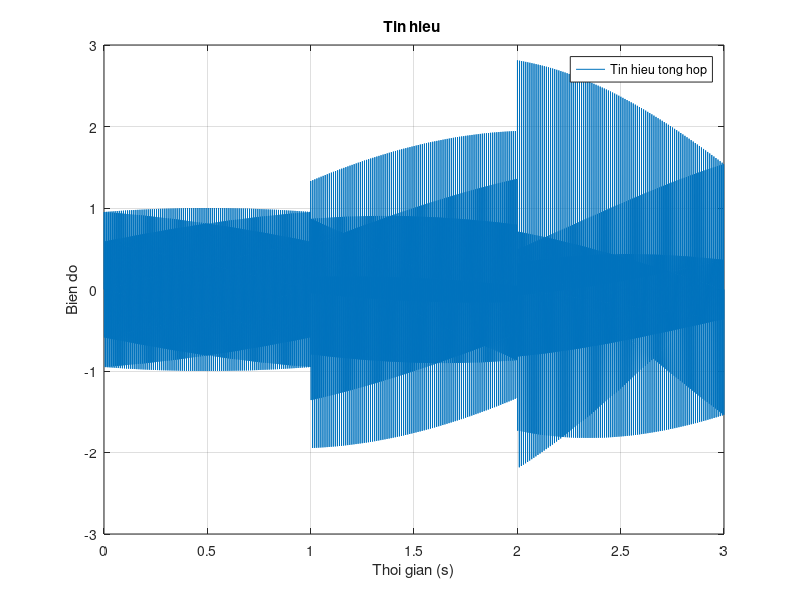

This figure's MATLAB source:
t = 1;
fs = 1000;
t_total = 3*t;
t_axis = linspace(0, t_total, t_total*fs);

f1 = 300;
x1 = sin(2*pi*f1*t_axis(1:t*fs));

f2 = 400;
x2 = sin(2*pi*f1*t_axis(t*fs+1:2*t*fs)) ...
   + sin(2*pi*f2*t_axis(t*fs+1:2*t*fs));

f3 = 500;
x3 = sin(2*pi*f1*t_axis(2*t*fs+1:3*t*fs)) ...
   + sin(2*pi*f2*t_axis(2*t*fs+1:3*t*fs)) ...
   + sin(2*pi*f3*t_axis(2*t*fs+1:3*t*fs));

x = [x1, x2, x3];

figure;
plot(t_axis, x);
title('Tin hieu ');
xlabel('Thoi gian (s)');
ylabel('Bien do');
grid on;
legend('Tin hieu tong hop');
